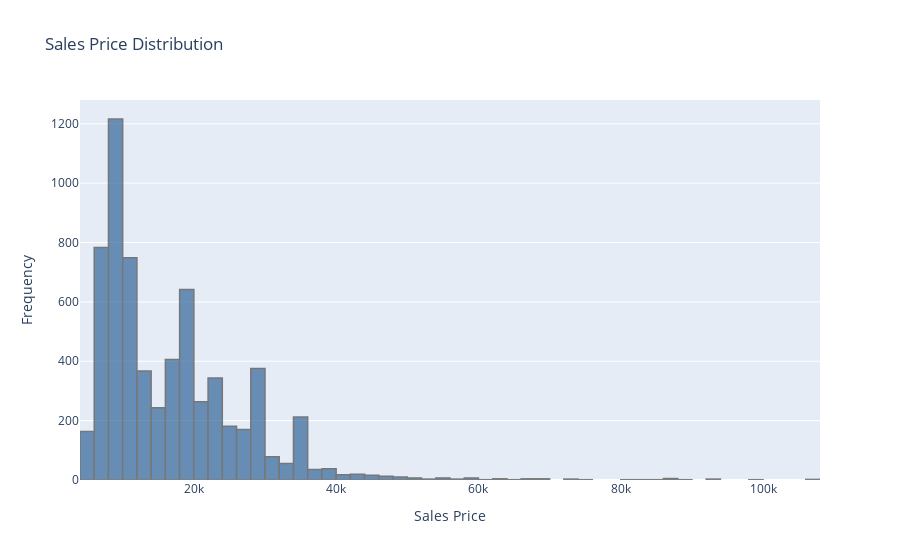

Notebook code for this chart:
### Code cell
# plotly histogram of the sales price
import plotly.express as px
import plotly.graph_objects as go
import plotly.io as pio

# plotly histograpm of sale price

fig = px.histogram(tc_boston, x='sales_price', nbins=100, title='Sales Price Distribution', color_discrete_sequence=['#336699'])
fig.update_traces(marker_line_color='#474747', marker_line_width=1.5, opacity=0.7)
fig.update_layout(title_x=0.05, xaxis_title='Sales Price', yaxis_title='Frequency')
fig.show()

### Figure 1 — Plotly figure (JSON) as saved in the notebook; plotly's stock layout.template omitted (floating-point values rounded to 4 significant figures; data arrays with more than 128 entries replaced by an {"elided": "..."} marker saying what was removed)
{"data": [{"bingroup": "x", "hovertemplate": "sales_price=%{x}<br>count=%{y}<extra></extra>", "legendgroup": "", "marker": {"color": "#336699", "line": {"color": "#474747", "width": 1.5}, "pattern": {"shape": ""}}, "name": "", "nbinsx": 100, "opacity": 0.7, "orientation": "v", "showlegend": false, "type": "histogram", "x": {"elided": "6459 float values"}, "xaxis": "x", "yaxis": "y"}], "layout": {"barmode": "relative", "legend": {"tracegroupgap": 0}, "title": {"text": "Sales Price Distribution", "x": 0.05}, "xaxis": {"anchor": "y", "domain": [0, 1], "title": {"text": "Sales Price"}}, "yaxis": {"anchor": "x", "domain": [0, 1], "title": {"text": "Frequency"}}}}
